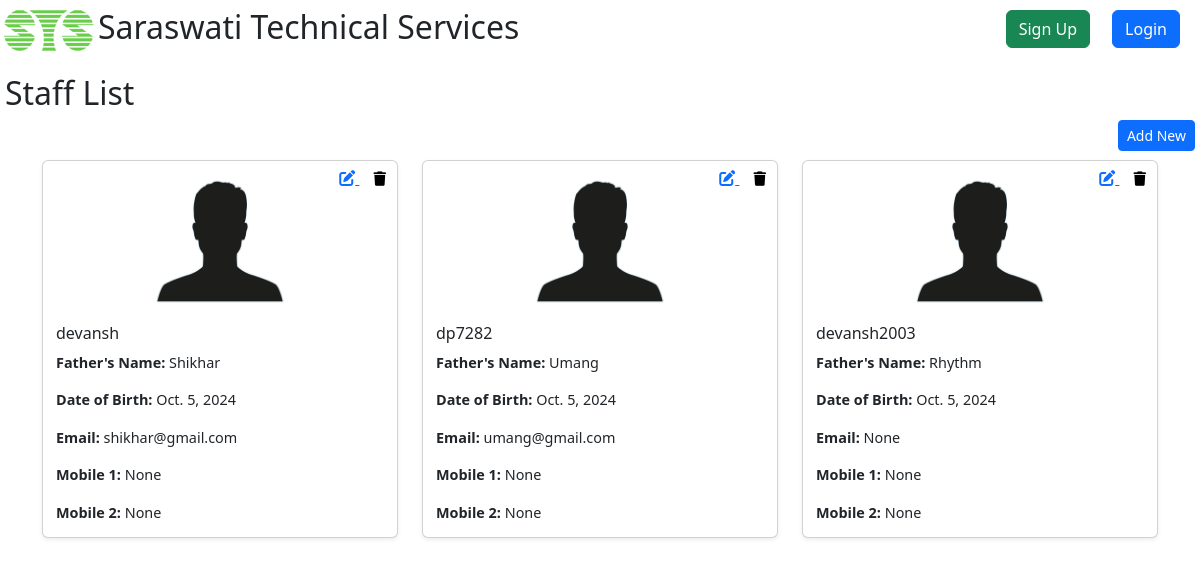
/project/staffList/, run on the app's committed database.
### Project/models.py (models this page shows, shortened)
class Staff(models.Model):
    fathersName = models.CharField(max_length=30, blank=True, null=True)
    dateOfBirth = models.DateField(blank=True, null=True)
    addressPresent = models.TextField(blank=True, null=True)
    addressHome = models.TextField(blank=True, null=True)
    email = models.EmailField(max_length=254, blank=True, null=True)
    mobile1 = models.CharField(max_length=10, blank=True, null=True)
    mobile2 = models.CharField(max_length=10, blank=True, null=True)
    user = models.OneToOneField(User, on_delete=models.CASCADE, related_name='staff_profile', null=True, blank=True)

### Project/views.py (the view)
# urls.py: path('staffList/', views.staffList, name='staffList'),
def staffList(request):
    staff = Staff.objects.all()
    context = {"staff": staff}
    return render(request, "project/staffList.html", context)

### Project/templates/project/staffList.html (shortened to what this page needs)
{% extends "registration/base.html" %}
{% block content %}
    <h2>Staff List</h2>
    <a href="{% url 'staffCreateView' %}">
        <button type="button" class="btn btn-primary btn-sm" style="float:right;">
             Add New
        </button>
    </a>
    <div class="container mt-5">
        <div class="row">
            {% for sf in staff %}
                <div class="col-md-4 mb-3">
                    <div class="card shadow-sm position-relative" style="font-size: 0.9rem; padding: 5px;">
                        <img src="/media/simg.jpg"
                             class="card-img-top img-fluid"
                             alt="Person's Shadow" style="object-fit: contain; max-height: 150px; width: 100%;">
                        <div class="card-body" style="padding: 8px;">
                            <div class="position-absolute" style="top: 5px; right: 5px;">
                                <a href="{% url 'staffUpdateView' sf.id %}" class="text-primary me-2" title="Edit Staff" style="font-size: 1rem;">
                                    <i class="fas fa-edit"></i>
                                </a>
                                <form action="{% url 'staffDeleteView' sf.id %}" method="post" style="display:inline;" id="delete-form-{{ sf.id }}">
                                    <button type="submit" style="background: none; border: none; cursor: pointer;" title="Delete Staff">
                                        <i class="fas fa-trash"></i>
                                    </button>
                                </form>
                            </div>
                            <h6 class="card-title">{{ sf.user }}</h6>
                            <p class="card-text"><strong>Father's Name:</strong> {{ sf.fathersName }}</p>
                            <p class="card-text"><strong>Date of Birth:</strong> {{ sf.dateOfBirth }}</p>
                            <p class="card-text"><strong>Email:</strong> {{ sf.email }}</p>
                            <p class="card-text"><strong>Mobile 1:</strong> {{ sf.mobile1 }}</p>
                            <p class="card-text"><strong>Mobile 2:</strong> {{ sf.mobile2 }}</p>
                        </div>
                    </div>
                </div>
            {% endfor %}
        </div>
    </div>
{% endblock %}

### static/style.css (style rules this page uses)
html, body { height: 100%; margin: 0; overflow-x: hidden; overflow-y: hidden; background-color: #f0f4f8; }

### data on the page
Staff: user "devansh", fathersName "Shikhar", dateOfBirth "Oct. 5, 2024", email "shikhar@gmail.com", mobile1 "None", mobile2 "None"
Staff: user "dp7282", fathersName "Umang", dateOfBirth "Oct. 5, 2024", email "umang@gmail.com", mobile1 "None", mobile2 "None"
Staff: user "devansh2003", fathersName "Rhythm", dateOfBirth "Oct. 5, 2024", email "None", mobile1 "None", mobile2 "None"
